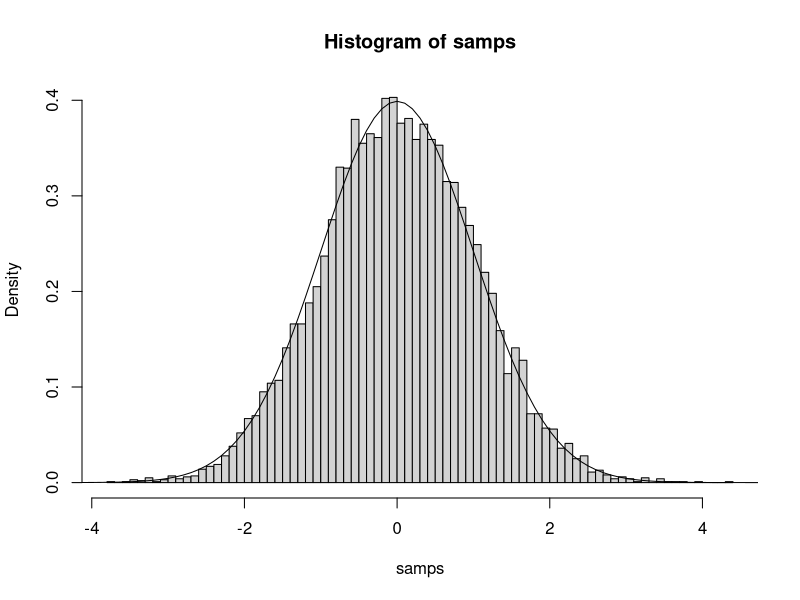
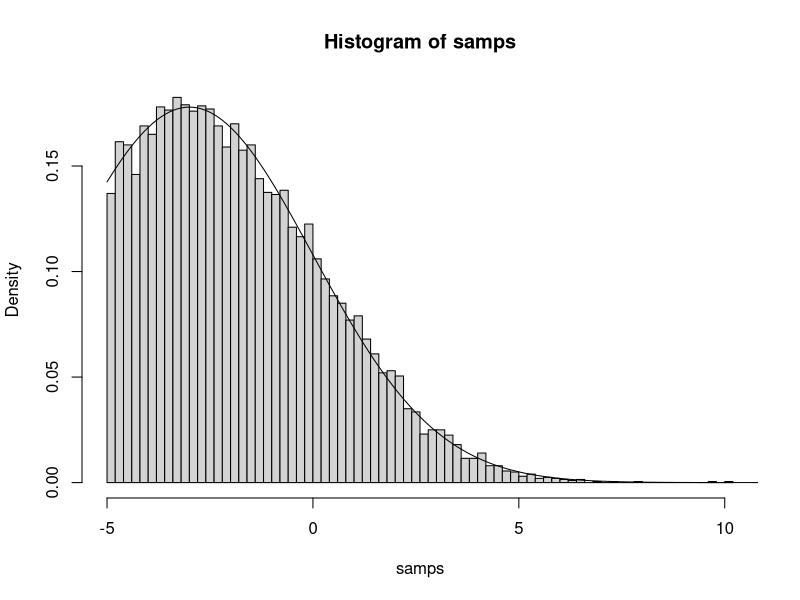
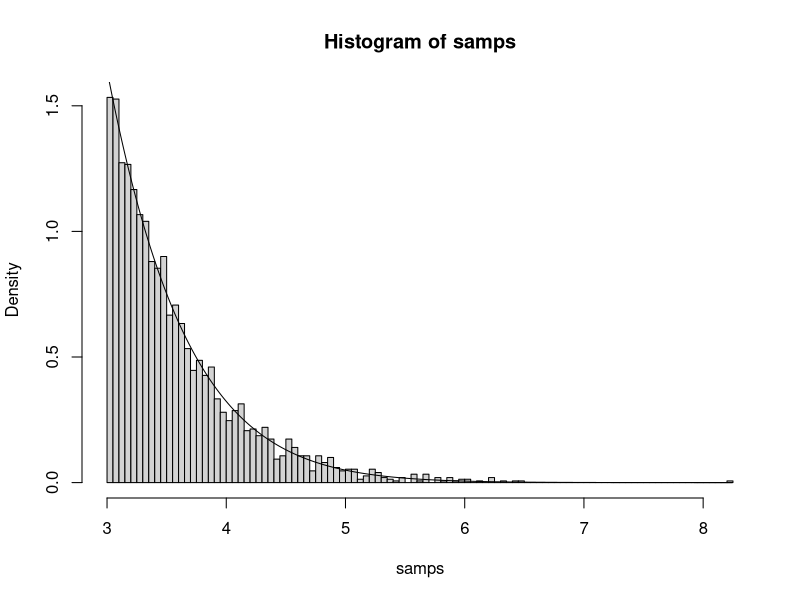
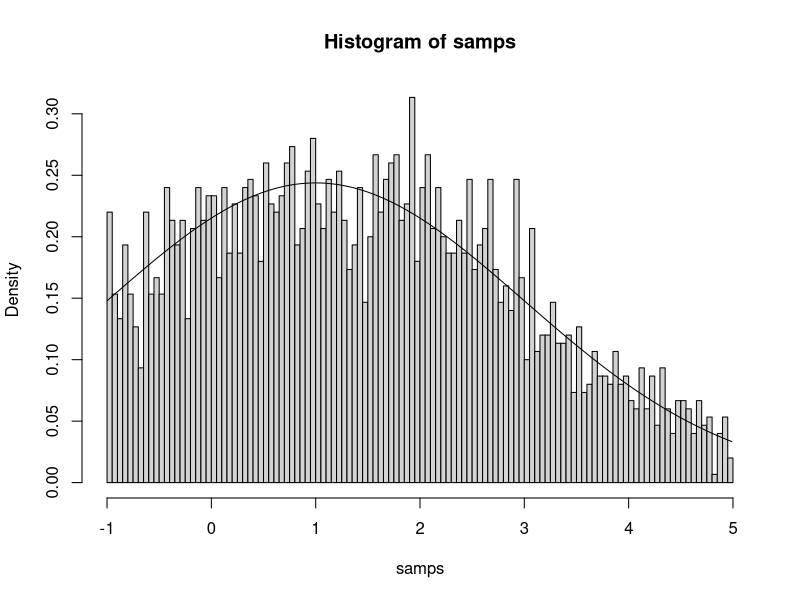
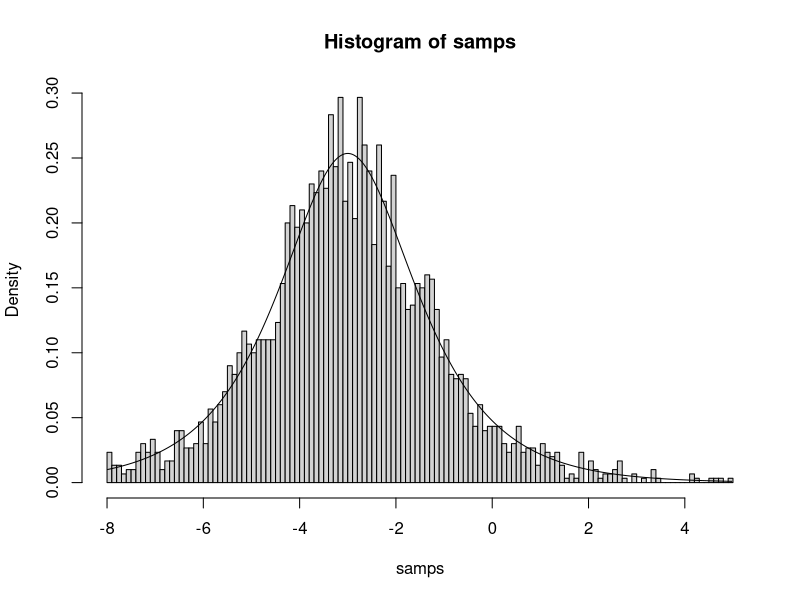
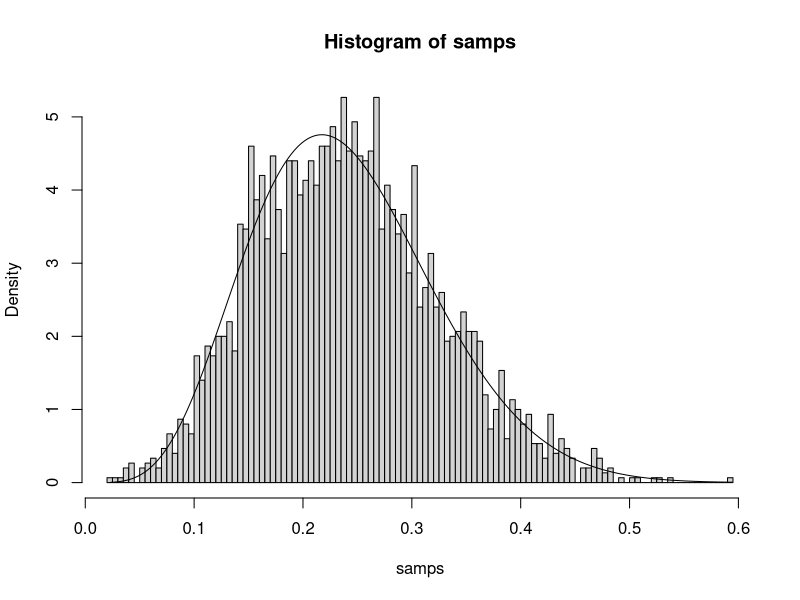
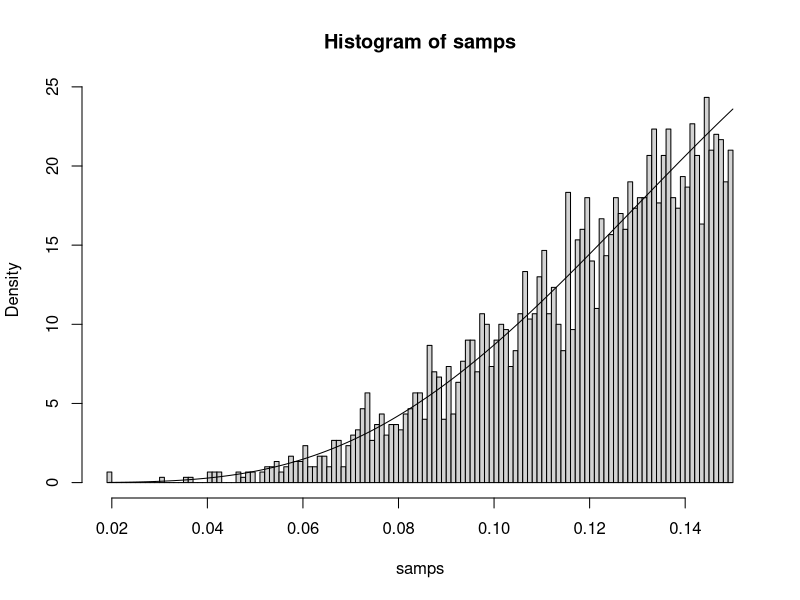
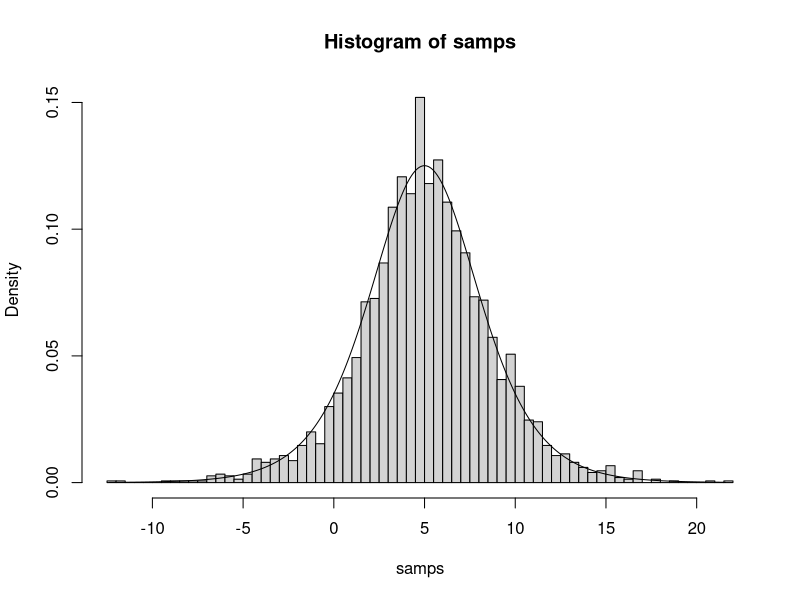

Write the R code that produced these figures, in order. (Note: this script raises an error after producing the figures.)
## ---- chunk 1

if_all_unique_append = function(x_vec, x){
  EPSILON = 1e-8
  distance_vec = abs(x_vec - x)
  if (all(distance_vec >= EPSILON)){
    x_vec = c(x_vec, x)
    x_vec = sort(x_vec)
    return(x_vec)
  } else {
    return(x_vec)
  }
}


get_initial_x_vec_and_D = function(target_density, h_of, h_prime_of, 
                                   x_domain, ...){
  # optimization starting point
  paramemter_init = 0
  multiples = 2
  if (x_domain[1] == -Inf && x_domain[2] == Inf){
    paramemter_init = 0
  }
  else if (x_domain[1] == -Inf){
    paramemter_init = x_domain[2] - multiples*abs(x_domain[2])
  }
  else if (x_domain[2] == Inf){
    paramemter_init = x_domain[1] + multiples*abs(x_domain[1])
  }
  else {
    paramemter_init = (x_domain[1] + x_domain[2]) / 2
    if (target_density(paramemter_init, ...) < 1e-8){
      paramemter_init = 0
    }
  }
  
  # -g(x) to be optimized to get where h'(x) == 0
  negative_g_of_x = function(x){ -target_density(x, ...) }
  x_max_optim = optim(paramemter_init, negative_g_of_x, method='BFGS')
  
  # get the x where log(g(x)) is maximized
  x_mid = x_max_optim$par
  x_mid = min(x_mid, x_domain[2])
  x_mid = max(x_mid, x_domain[1])
  lower_bound = x_mid
  upper_bound = x_mid
  
  # get the lower bound
  pdf_at_x_mid = target_density(x_mid, ...)
  threshold_density = 0.0001 * pdf_at_x_mid
  exponent = 0
  while (target_density(lower_bound, ...) > threshold_density){
    exponent = exponent + 1
    lower_bound = x_mid - 2^exponent
  }
  exponent = 0
  while (target_density(upper_bound, ...) > threshold_density){
    exponent = exponent + 1
    upper_bound = x_mid + 2^exponent
  }
  
  # check with user input
  lower_bound = max(x_domain[1], lower_bound)
  upper_bound = min(x_domain[2], upper_bound)
  
  # return the x vector
  x_vec_part_1 = seq(lower_bound, x_mid, length.out = 4)
  x_vec_part_2 = seq(x_mid, upper_bound, length.out = 4)
  x_vec_prop = unique(c(x_vec_part_1[1:3] , x_vec_part_2[2:4]))
  x_vec = c()
  
  # form initial x_vec with the x with non-zero h'(x)
  for (x in x_vec_prop){
    abs_h_prm_x = abs(h_prime_of(x))
    if (is.na(abs_h_prm_x)){
      next;
    } else if (abs_h_prm_x == Inf){
      next;
    } else if (abs_h_prm_x == -Inf){
      next;
    } else if (abs_h_prm_x > 1e-8){
      x_vec = append(x_vec, x)
    }
  }
  
  # bound vector and return
  D_vec = c(lower_bound, upper_bound)
  return_list = list(x_vec, D_vec, x_mid)
  
  # check for log-concavity of function
  EPS = 1e-8
  l = length(x_vec)
  if (l < 3) {
    stop('Please Respecify Bounds and Target Density:
    Given Bound too Flat to form the Initial X Vector,
    Numerically Violated Log Concavity.')
  }
  h_prime_jumps = h_prime_of(x_vec[2:l]) - h_prime_of(x_vec[1:(l-1)])
  if(!all(h_prime_jumps <= EPS)) {
    stop('Please Respecify Bounds and Target Density 
         Input Target Density is not Log-Concave Within the Domain.')
  }
  

  
  
  return(return_list)
}

get_z_vec_and_I_vec = function(target_density, h_of, h_prime_of, 
                               xk, d, ...) {
  
  l = length(xk)
  z = numeric(l+1)
  z[1] = d[1]
  z[l+1] = d[2]
  
  z[2:l] = ( h_of(xk[2:l]) 
             - h_of(xk[1:(l-1)]) 
             - xk[2:l] * h_prime_of( xk[2:l]) 
             + xk[1:(l-1)] * h_prime_of( xk[1:(l-1)])) / 
    (h_prime_of( xk[1:(l-1)]) - h_prime_of( xk[2:l]))
  
  integ_first_part = exp(h_of(xk)) / h_prime_of(xk)
  integ_scnd_part = exp((z[2:(l+1)]-xk)*h_prime_of(xk))  -  exp((z[1:l]-xk)*h_prime_of(xk))
  integ = integ_first_part * integ_scnd_part
  
  integ_cum_sum = cumsum(integ)
  s = integ_cum_sum[l]
  I = integ_cum_sum/s

  return(list(z,I,s))
}

get_samples_from_density = function(target_density, h_of, h_prime_of, 
                                    x_domain, n, num_iter_allowed, ...){
  # get initial x vector and modified appropriate domain
  x_vec_and_D_and_x_mid =  get_initial_x_vec_and_D(target_density, h_of, h_prime_of, 
                                                   x_domain, ...)
  x_vec = x_vec_and_D_and_x_mid[[1]]
  D = x_vec_and_D_and_x_mid[[2]]
  x_mid = x_vec_and_D_and_x_mid[[3]]
  
  # loop over to get n samples
  samples = rep(NULL, n)
  curr_num = 0
  num_iter = 0
  while (curr_num < n && num_iter < num_iter_allowed){
    # record the number of generations
    num_iter = num_iter + 1
    if (num_iter == num_iter_allowed) {
      warning('Preset Maximum Allowed Number of Sampling Iterations Reached.')
    }

    # get z-vector and I-vector
    z_vec_and_I_vec = get_z_vec_and_I_vec(target_density, h_of, h_prime_of, 
                                          x_vec, D, ...)
    z_vec = z_vec_and_I_vec[[1]]
    I_vec = z_vec_and_I_vec[[2]]
    I_sum = z_vec_and_I_vec[[3]]
    
    c = runif(1,0,1)
    w = runif(1,0,1)
    
    # get index of where x_star would fall into
    j = sum(c > I_vec) + 1
    
    # define functions l_k_of_x and u_k_of_x
    x_j = x_vec[j]
    x_j_plus_one = x_vec[j+1]
    
    if (j == length(x_vec)){
      x_j_plus_one = D[2]
    }
    
    I_c = 0
    if(j != 1) {
      I_c = I_vec[j-1]
    }
    
    s1_first_part = I_sum*(c-I_c)*h_prime_of(x_j)/exp(h_of(x_j))
    s1_scnd_part = exp(h_prime_of(x_j)*(z_vec[j]-x_vec[j]))
    s1 = s1_first_part + s1_scnd_part
    
    x_star = log(s1)/h_prime_of(x_j) + x_vec[j]
    
    l_k_of = function(x, x_j, x_j_plus_one){
      numerator = (x_j_plus_one-x)*h_of(x_j) + (x-x_j)*h_of(x_j_plus_one)
      denominator = max(x_j_plus_one - x_j , 1e-8 )
      return(numerator/denominator)
    }
    u_k_of = function(x, x_j){ h_of(x_j) + (x-x_j)*h_prime_of(x_j) }
    
    # acceptation criterion
    first_threshold = exp(l_k_of(x_star, x_j, x_j_plus_one) - u_k_of(x_star, x_j))
    if (w <= first_threshold){
      curr_num = curr_num + 1
      samples[curr_num] = x_star
    } 
    else 
    {
      scnd_threshold = exp(h_of(x_star) - u_k_of(x_star, x_j))
      if (w <= scnd_threshold){
        curr_num = curr_num + 1
        samples[curr_num] = x_star
        if (abs(x_star - x_mid) > 1e-8){
          x_vec = if_all_unique_append(x_vec, x_star)
        }
      } else {
        if (abs(x_star - x_mid) > 1e-8){
          x_vec = if_all_unique_append(x_vec, x_star)
        }
      }
    } 
  }
  return(samples)
}

ars = function(target_density, x_domain, n, num_iter_allowed=10*n, ...){
  # Input check
  if (!is.function(target_density)) { stop('Target Density is Not Function Object.') }
  if (!is.numeric(x_domain)) { stop('Domain Input is Not Numeric.') }
  if (!is.numeric(n)) { stop('n (number of sample) is Not Numeric.') }
  if (!is.numeric(num_iter_allowed)) { 
    stop('maximum number of sampling iteration allowed is Not Numeric.') }
  # domain input wrong
  if (length(x_domain) != 2) { stop('Domain Input should have 2 Arguments.') }
  # domain too tiny
  if (abs(x_domain[1] - x_domain[2]) < 1e-8) { stop('Domain Error, Specified Domain too Small.') }
  # correct domain input if it's in reversed order
  if (x_domain[1] > x_domain[2]) {  x_domain = x_domain(bounds) }
  
  # get h_of(x) = log(g(x)), and, h_prime(x)
  h_of = function(x_vec){ log(target_density(x_vec, ...)) }
  h_prime_of = function(x_vec){ 
    dx = 1e-8
    derivative = (h_of(x_vec+dx) - h_of(x_vec)) / dx
  }
  samps = get_samples_from_density(target_density, h_of, h_prime_of, 
                                   x_domain, n, num_iter_allowed=num_iter_allowed, ...)
  if ( length(samps) < n ){
    warning('Sampling Inefficientcy Encountered.
            To Get Input Sized Samples, Please Increase { num_iter_allowed }.')
  }
  return(samps)
}
## ---- chunk 2
# Normal Distribution

mu = 0
std = 1

lower = -Inf
upper = Inf

samps = ars(dnorm, c(lower, upper), 10000, mean=mu, sd=std)

hist(samps, breaks=100, freq=FALSE)
plt_range = ((-1000):(1000))/10
lines(plt_range, dnorm(plt_range, mean=mu, sd=std) / (pnorm(upper, mean=mu, sd=std)
                                                      - pnorm(lower, mean=mu, sd=std)))
## ---- chunk 3
# Truncated Normal Distribution

mu = -3
std = 3

lower = -5
upper = 1200

samps = ars(dnorm, c(lower, upper), 10000, mean=mu, sd=std)

hist(samps, breaks=100, freq=FALSE)
plt_range = ((lower*10):(upper*10))/10
lines(plt_range, dnorm(plt_range, mean=mu, sd=std) / (pnorm(upper, mean=mu, sd=std)
                                                      - pnorm(lower, mean=mu, sd=std)))
## ---- chunk 4
# Truncated Normal Distribution

mu = -3
std = 2

lower = 3
upper = 15

samps = ars(dnorm, c(lower, upper), 3000, mean=mu, sd=std)

hist(samps, breaks=100, freq=FALSE)
plt_range = seq(min(samps) , max(samps) , length.out=1000)
lines(plt_range, dnorm(plt_range, mean=mu, sd=std) / (pnorm(max(samps)) - pnorm(min(samps))))
## ---- chunk 5
# Truncated Normal Distribution

mu = 1
std = 2

lower = -1
upper = 5

samps = ars(dnorm, c(lower, upper), 3000, num_iter_allowed=1e7, mean=mu, sd=std)

hist(samps, breaks=100, freq=FALSE)
plt_range = seq(min(samps) , max(samps) , length.out=1000)
lines(plt_range, dnorm(plt_range, mean=mu, sd=std) / (pnorm(max(samps), mean=mu, sd=std) 
                                                      - pnorm(min(samps), mean=mu, sd=std)))
## ---- chunk 6
# The Hyperbolic Secant Distribution

dsech <- Vectorize(function(x,mu,sigma,log = FALSE){
  logden <-  -log(2) - log(sigma) - log( cosh( 0.5*pi*(x-mu)/sigma ) ) 
  val <- ifelse(log, logden, exp(logden)) 
  return(val)
})

psech <- Vectorize(function(x,mu,sigma,log.p = FALSE){
  logcdf <-  log(2) - log(pi) + log( atan( exp( 0.5*pi*(x-mu)/sigma ) ) )
  val <- ifelse(log.p, logcdf, exp(logcdf))
  return(val)
})


mean = -3
std = 2

lower = -8
upper = 5

samps = ars(dsech, c(lower, upper), 3000, mu=mean, sigma=std)

hist(samps, breaks=100, freq=FALSE)
plt_range = seq(min(samps) , max(samps) , length.out=1000)
lines(plt_range, dsech(plt_range, mu=mean, sigma=std) / (psech(max(samps), mu=mean, sigma=std) 
                                                         - psech(min(samps), mu=mean, sigma=std)))
## ---- chunk 7
# Beta distribution

shape1 = 6
shape2 = 19

samps = ars(dbeta, c(0, 1), 3000, shape1=shape1, shape2=shape2)

hist(samps, breaks=100, freq=FALSE)
plt_range = seq(min(samps) , max(samps) , length.out=1000)
lines(plt_range, 
      dbeta(plt_range,
            shape1=shape1, 
            shape2=shape2) / (pbeta(max(samps), 
                                    shape1=shape1, shape2=shape2) 
                              - pbeta(min(samps), 
                                     shape1=shape1, shape2=shape2)))
## ---- chunk 8
# Truncated Beta distribution

shape1 = 6
shape2 = 19

samps = ars(dbeta, c(0, 0.15), 3000, shape1=shape1, shape2=shape2)

hist(samps, breaks=100, freq=FALSE)
plt_range = seq(min(samps) , max(samps) , length.out=1000)
lines(plt_range, 
      dbeta(plt_range,
            shape1=shape1, 
            shape2=shape2) / (pbeta(max(samps), 
                                    shape1=shape1, shape2=shape2) 
                              - pbeta(min(samps), 
                                     shape1=shape1, shape2=shape2)))
## ---- chunk 9
# Logistic Distribution

location = 5
scale = 2

samps = ars(dlogis, c(-Inf, Inf), 3000, location = location, scale =scale)

hist(samps, breaks=100, freq=FALSE)
plt_range = seq(min(samps) , max(samps) , length.out=1000)
lines(plt_range, 
      dlogis(plt_range,
            location = location, 
            scale =scale) / (plogis(max(samps), 
                                    location = location, scale =scale) 
                              - plogis(min(samps), 
                                     location = location, scale =scale)))
## ---- chunk 10
a = 10
b = 11
samps = ars(target_density=dunif, x_domain=c(a, b), n=3000, min=a, max=b)

